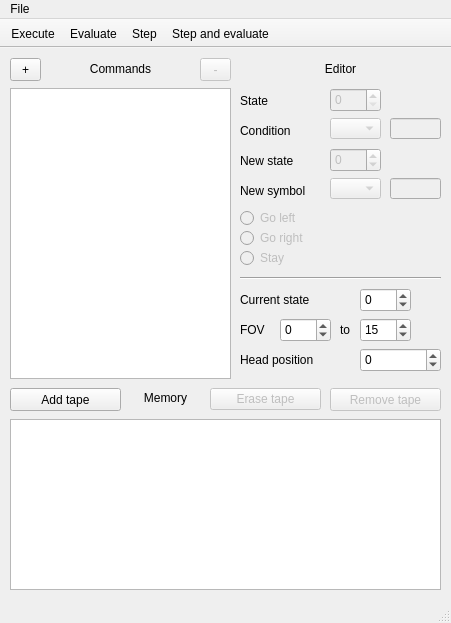
<?xml version="1.0" encoding="UTF-8"?>
<ui version="4.0">
 <class>MainWindow</class>
 <widget class="QMainWindow" name="MainWindow">
  <property name="geometry">
   <rect>
    <x>0</x>
    <y>0</y>
    <width>451</width>
    <height>623</height>
   </rect>
  </property>
  <property name="minimumSize">
   <size>
    <width>451</width>
    <height>623</height>
   </size>
  </property>
  <property name="maximumSize">
   <size>
    <width>451</width>
    <height>623</height>
   </size>
  </property>
  <property name="windowTitle">
   <string>github.com/Atox/TuringMachineSim</string>
  </property>
  <property name="locale">
   <locale language="English" country="UnitedStates"/>
  </property>
  <property name="toolButtonStyle">
   <enum>Qt::ToolButtonTextBesideIcon</enum>
  </property>
  <widget class="QWidget" name="centralWidget">
   <widget class="QLabel" name="label">
    <property name="geometry">
     <rect>
      <x>50</x>
      <y>13</y>
      <width>141</width>
      <height>16</height>
     </rect>
    </property>
    <property name="text">
     <string>Commands</string>
    </property>
    <property name="alignment">
     <set>Qt::AlignCenter</set>
    </property>
   </widget>
   <widget class="QLabel" name="label_2">
    <property name="geometry">
     <rect>
      <x>240</x>
      <y>13</y>
      <width>201</width>
      <height>16</height>
     </rect>
    </property>
    <property name="text">
     <string>Editor</string>
    </property>
    <property name="alignment">
     <set>Qt::AlignCenter</set>
    </property>
   </widget>
   <widget class="QLabel" name="label_3">
    <property name="geometry">
     <rect>
      <x>130</x>
      <y>340</y>
      <width>71</width>
      <height>20</height>
     </rect>
    </property>
    <property name="text">
     <string>Memory</string>
    </property>
    <property name="alignment">
     <set>Qt::AlignCenter</set>
    </property>
   </widget>
   <widget class="QListView" name="commandsListView">
    <property name="geometry">
     <rect>
      <x>10</x>
      <y>40</y>
      <width>221</width>
      <height>291</height>
     </rect>
    </property>
   </widget>
   <widget class="QLabel" name="label_4">
    <property name="geometry">
     <rect>
      <x>240</x>
      <y>45</y>
      <width>81</width>
      <height>16</height>
     </rect>
    </property>
    <property name="text">
     <string>State</string>
    </property>
   </widget>
   <widget class="QSpinBox" name="stateSpinBox">
    <property name="enabled">
     <bool>false</bool>
    </property>
    <property name="geometry">
     <rect>
      <x>330</x>
      <y>40</y>
      <width>51</width>
      <height>24</height>
     </rect>
    </property>
    <property name="minimum">
     <number>0</number>
    </property>
    <property name="maximum">
     <number>999999</number>
    </property>
   </widget>
   <widget class="QLabel" name="label_5">
    <property name="geometry">
     <rect>
      <x>240</x>
      <y>75</y>
      <width>81</width>
      <height>16</height>
     </rect>
    </property>
    <property name="text">
     <string>Condition</string>
    </property>
   </widget>
   <widget class="QLineEdit" name="conditionLineEdit">
    <property name="enabled">
     <bool>false</bool>
    </property>
    <property name="geometry">
     <rect>
      <x>390</x>
      <y>70</y>
      <width>51</width>
      <height>21</height>
     </rect>
    </property>
    <property name="maxLength">
     <number>1</number>
    </property>
    <property name="alignment">
     <set>Qt::AlignCenter</set>
    </property>
   </widget>
   <widget class="QLabel" name="label_6">
    <property name="geometry">
     <rect>
      <x>240</x>
      <y>105</y>
      <width>81</width>
      <height>16</height>
     </rect>
    </property>
    <property name="text">
     <string>New state</string>
    </property>
   </widget>
   <widget class="QSpinBox" name="destinationSpinBox">
    <property name="enabled">
     <bool>false</bool>
    </property>
    <property name="geometry">
     <rect>
      <x>330</x>
      <y>100</y>
      <width>51</width>
      <height>24</height>
     </rect>
    </property>
    <property name="minimum">
     <number>-1</number>
    </property>
   </widget>
   <widget class="QLabel" name="label_7">
    <property name="geometry">
     <rect>
      <x>240</x>
      <y>135</y>
      <width>81</width>
      <height>16</height>
     </rect>
    </property>
    <property name="text">
     <string>New symbol</string>
    </property>
   </widget>
   <widget class="QLineEdit" name="changeLineEdit">
    <property name="enabled">
     <bool>false</bool>
    </property>
    <property name="geometry">
     <rect>
      <x>390</x>
      <y>130</y>
      <width>51</width>
      <height>21</height>
     </rect>
    </property>
    <property name="maxLength">
     <number>1</number>
    </property>
    <property name="alignment">
     <set>Qt::AlignCenter</set>
    </property>
   </widget>
   <widget class="QRadioButton" name="goLeftRadioButton">
    <property name="enabled">
     <bool>false</bool>
    </property>
    <property name="geometry">
     <rect>
      <x>240</x>
      <y>160</y>
      <width>81</width>
      <height>20</height>
     </rect>
    </property>
    <property name="text">
     <string>Go left</string>
    </property>
   </widget>
   <widget class="QRadioButton" name="goRightRadioButton">
    <property name="enabled">
     <bool>false</bool>
    </property>
    <property name="geometry">
     <rect>
      <x>240</x>
      <y>180</y>
      <width>81</width>
      <height>20</height>
     </rect>
    </property>
    <property name="text">
     <string>Go right</string>
    </property>
   </widget>
   <widget class="QRadioButton" name="stayRadioButton">
    <property name="enabled">
     <bool>false</bool>
    </property>
    <property name="geometry">
     <rect>
      <x>240</x>
      <y>200</y>
      <width>81</width>
      <height>20</height>
     </rect>
    </property>
    <property name="text">
     <string>Stay</string>
    </property>
   </widget>
   <widget class="QToolButton" name="addCommandToolButton">
    <property name="geometry">
     <rect>
      <x>10</x>
      <y>10</y>
      <width>31</width>
      <height>23</height>
     </rect>
    </property>
    <property name="text">
     <string>+</string>
    </property>
   </widget>
   <widget class="QToolButton" name="removeCommandToolButton">
    <property name="enabled">
     <bool>false</bool>
    </property>
    <property name="geometry">
     <rect>
      <x>200</x>
      <y>10</y>
      <width>31</width>
      <height>23</height>
     </rect>
    </property>
    <property name="text">
     <string>-</string>
    </property>
   </widget>
   <widget class="QComboBox" name="conditionComboBox">
    <property name="enabled">
     <bool>false</bool>
    </property>
    <property name="geometry">
     <rect>
      <x>330</x>
      <y>70</y>
      <width>51</width>
      <height>21</height>
     </rect>
    </property>
   </widget>
   <widget class="QComboBox" name="changeComboBox">
    <property name="enabled">
     <bool>false</bool>
    </property>
    <property name="geometry">
     <rect>
      <x>330</x>
      <y>130</y>
      <width>51</width>
      <height>21</height>
     </rect>
    </property>
   </widget>
   <widget class="QToolButton" name="addTapeToolButton">
    <property name="geometry">
     <rect>
      <x>10</x>
      <y>340</y>
      <width>111</width>
      <height>23</height>
     </rect>
    </property>
    <property name="text">
     <string>Add tape</string>
    </property>
   </widget>
   <widget class="QToolButton" name="removeTapeToolButton">
    <property name="enabled">
     <bool>false</bool>
    </property>
    <property name="geometry">
     <rect>
      <x>330</x>
      <y>340</y>
      <width>111</width>
      <height>23</height>
     </rect>
    </property>
    <property name="text">
     <string>Remove tape</string>
    </property>
   </widget>
   <widget class="QTableView" name="tapesTableView">
    <property name="geometry">
     <rect>
      <x>10</x>
      <y>371</y>
      <width>431</width>
      <height>171</height>
     </rect>
    </property>
    <property name="selectionMode">
     <enum>QAbstractItemView::SingleSelection</enum>
    </property>
   </widget>
   <widget class="QToolButton" name="eraseTapeToolButton">
    <property name="enabled">
     <bool>false</bool>
    </property>
    <property name="geometry">
     <rect>
      <x>210</x>
      <y>340</y>
      <width>111</width>
      <height>22</height>
     </rect>
    </property>
    <property name="text">
     <string>Erase tape</string>
    </property>
   </widget>
   <widget class="QLabel" name="label_8">
    <property name="geometry">
     <rect>
      <x>240</x>
      <y>244</y>
      <width>111</width>
      <height>16</height>
     </rect>
    </property>
    <property name="text">
     <string>Current state</string>
    </property>
   </widget>
   <widget class="Line" name="line">
    <property name="geometry">
     <rect>
      <x>240</x>
      <y>220</y>
      <width>201</width>
      <height>20</height>
     </rect>
    </property>
    <property name="orientation">
     <enum>Qt::Horizontal</enum>
    </property>
   </widget>
   <widget class="QSpinBox" name="currentStateSpinBox">
    <property name="geometry">
     <rect>
      <x>360</x>
      <y>240</y>
      <width>51</width>
      <height>24</height>
     </rect>
    </property>
    <property name="minimum">
     <number>-1</number>
    </property>
    <property name="maximum">
     <number>999999</number>
    </property>
   </widget>
   <widget class="QLabel" name="label_9">
    <property name="geometry">
     <rect>
      <x>240</x>
      <y>274</y>
      <width>31</width>
      <height>16</height>
     </rect>
    </property>
    <property name="text">
     <string>FOV</string>
    </property>
   </widget>
   <widget class="QSpinBox" name="leftFOVSpinBox">
    <property name="geometry">
     <rect>
      <x>280</x>
      <y>270</y>
      <width>51</width>
      <height>24</height>
     </rect>
    </property>
    <property name="minimum">
     <number>-999999</number>
    </property>
    <property name="maximum">
     <number>999999</number>
    </property>
   </widget>
   <widget class="QLabel" name="label_10">
    <property name="geometry">
     <rect>
      <x>340</x>
      <y>274</y>
      <width>16</width>
      <height>16</height>
     </rect>
    </property>
    <property name="text">
     <string>to</string>
    </property>
   </widget>
   <widget class="QSpinBox" name="rightFOVSpinBox">
    <property name="geometry">
     <rect>
      <x>360</x>
      <y>270</y>
      <width>51</width>
      <height>24</height>
     </rect>
    </property>
    <property name="minimum">
     <number>-999999</number>
    </property>
    <property name="maximum">
     <number>999999</number>
    </property>
    <property name="value">
     <number>15</number>
    </property>
   </widget>
   <widget class="QLabel" name="label_11">
    <property name="geometry">
     <rect>
      <x>240</x>
      <y>304</y>
      <width>111</width>
      <height>16</height>
     </rect>
    </property>
    <property name="text">
     <string>Head position</string>
    </property>
   </widget>
   <widget class="QSpinBox" name="headPositionSpinBox">
    <property name="geometry">
     <rect>
      <x>360</x>
      <y>300</y>
      <width>81</width>
      <height>24</height>
     </rect>
    </property>
    <property name="minimum">
     <number>-999999</number>
    </property>
    <property name="value">
     <number>0</number>
    </property>
   </widget>
  </widget>
  <widget class="QMenuBar" name="menuBar">
   <property name="geometry">
    <rect>
     <x>0</x>
     <y>0</y>
     <width>451</width>
     <height>21</height>
    </rect>
   </property>
   <widget class="QMenu" name="menuFile">
    <property name="title">
     <string>File</string>
    </property>
    <addaction name="actionNew"/>
    <addaction name="actionOpen"/>
    <addaction name="actionSave"/>
    <addaction name="actionSave_as"/>
   </widget>
   <addaction name="menuFile"/>
  </widget>
  <widget class="QToolBar" name="mainToolBar">
   <property name="autoFillBackground">
    <bool>false</bool>
   </property>
   <property name="movable">
    <bool>false</bool>
   </property>
   <property name="iconSize">
    <size>
     <width>32</width>
     <height>32</height>
    </size>
   </property>
   <attribute name="toolBarArea">
    <enum>TopToolBarArea</enum>
   </attribute>
   <attribute name="toolBarBreak">
    <bool>false</bool>
   </attribute>
   <addaction name="actionExecute"/>
   <addaction name="actionEvaluate"/>
   <addaction name="actionStep"/>
   <addaction name="actionStepAndEvaluate"/>
  </widget>
  <widget class="QStatusBar" name="statusBar">
   <property name="statusTip">
    <string/>
   </property>
  </widget>
  <action name="actionExecute">
   <property name="text">
    <string>Execute</string>
   </property>
   <property name="statusTip">
    <string/>
   </property>
   <property name="visible">
    <bool>true</bool>
   </property>
   <property name="iconVisibleInMenu">
    <bool>true</bool>
   </property>
  </action>
  <action name="actionStep">
   <property name="text">
    <string>Step</string>
   </property>
  </action>
  <action name="actionNew">
   <property name="text">
    <string>New</string>
   </property>
   <property name="shortcut">
    <string>Ctrl+N</string>
   </property>
  </action>
  <action name="actionOpen">
   <property name="text">
    <string>Open</string>
   </property>
   <property name="shortcut">
    <string>Ctrl+O</string>
   </property>
  </action>
  <action name="actionSave">
   <property name="text">
    <string>Save</string>
   </property>
   <property name="shortcut">
    <string>Ctrl+S</string>
   </property>
  </action>
  <action name="actionSave_as">
   <property name="text">
    <string>Save as</string>
   </property>
   <property name="shortcut">
    <string>Ctrl+Shift+S</string>
   </property>
  </action>
  <action name="actionEvaluate">
   <property name="text">
    <string>Evaluate</string>
   </property>
  </action>
  <action name="actionStepAndEvaluate">
   <property name="text">
    <string>Step and evaluate</string>
   </property>
  </action>
 </widget>
 <layoutdefault spacing="6" margin="11"/>
 <resources/>
 <connections/>
</ui>
